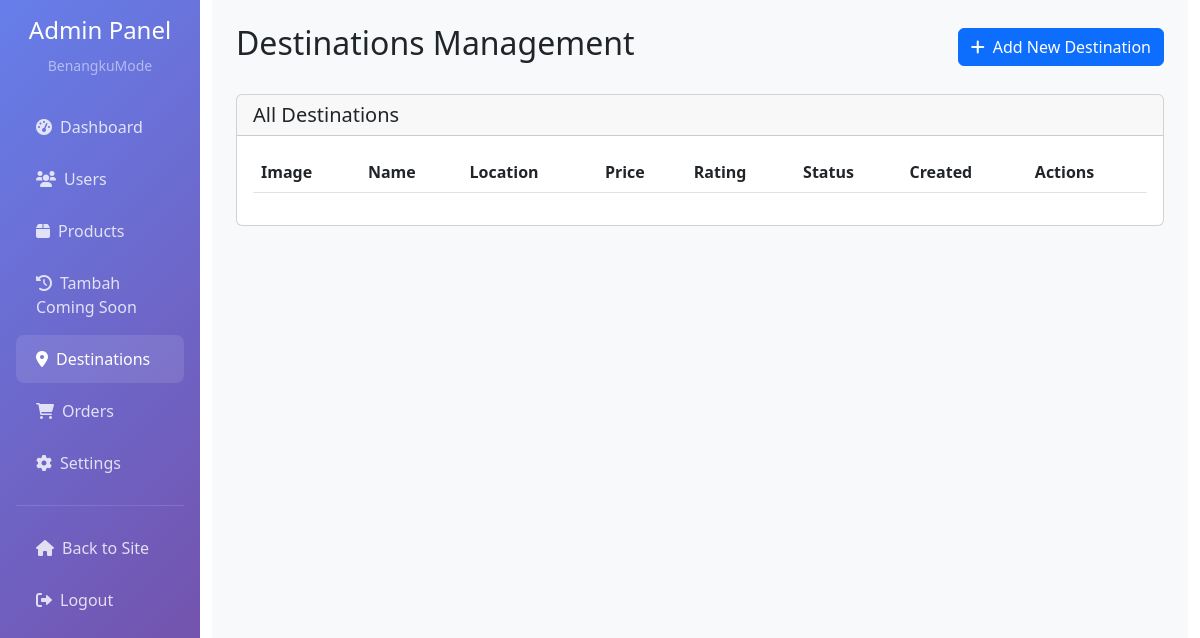
Before: /admin/destinations.php (signed in) with the older database file.
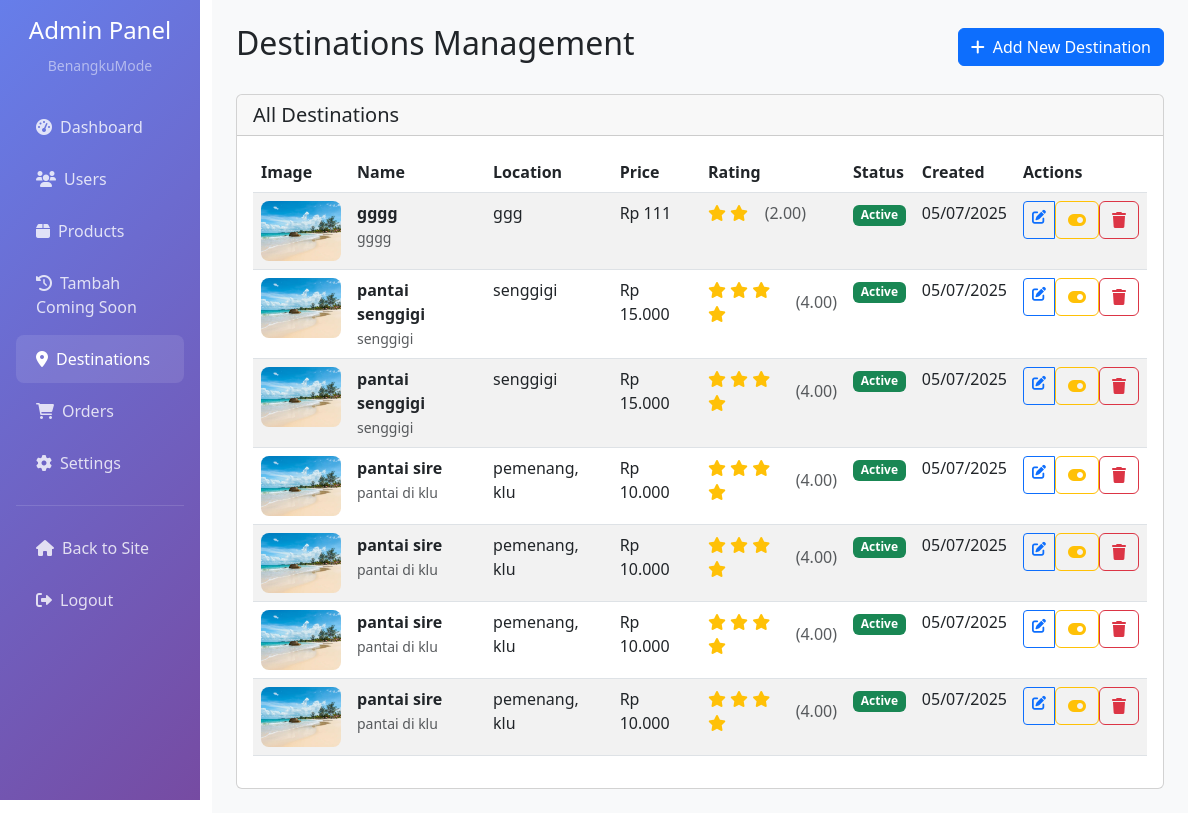
After: the same page with the newer database file.
### tables this page shows
CREATE TABLE `destinations` (
  `id` int(11) NOT NULL,
  `name` varchar(200) NOT NULL,
  `description` text DEFAULT NULL,
  `category_id` int(11) DEFAULT NULL,
  `location` varchar(200) DEFAULT NULL,
  `address` text DEFAULT NULL,
  `latitude` decimal(10,8) DEFAULT NULL,
  `longitude` decimal(11,8) DEFAULT NULL,
  `rating` decimal(3,2) DEFAULT 0.00,
  `review_count` int(11) DEFAULT 0,
  `operating_hours` varchar(100) DEFAULT NULL,
  `ticket_price` varchar(100) DEFAULT NULL,
  `contact` varchar(100) DEFAULT NULL,
  `main_image` varchar(255) DEFAULT NULL,
  `images` longtext DEFAULT NULL CHECK (json_valid(`images`)),
  `features` longtext DEFAULT NULL CHECK (json_valid(`features`)),
  `tips` longtext DEFAULT NULL CHECK (json_valid(`tips`)),
  `facilities` longtext DEFAULT NULL CHECK (json_valid(`facilities`)),
  `is_active` tinyint(1) DEFAULT 1,
  `is_featured` tinyint(1) DEFAULT 0,
  `created_at` timestamp NOT NULL DEFAULT current_timestamp(),
  `updated_at` timestamp NOT NULL DEFAULT current_timestamp() ON UPDATE current_timestamp()
);

### config/database.php (called while the page is built, shortened)
<?php
function formatCurrency($amount) {
    return 'Rp ' . number_format($amount, 0, ',', '.');
}
?>

### admin/destinations.php (the view, shortened to what this page needs)
<?php
require_once '../config/database.php';
$conn = getDbConnection();
$sql = "SELECT * FROM destinations ORDER BY created_at DESC";
$result = mysqli_query($conn, $sql);
?>
<!DOCTYPE html>
<html lang="id">
<head>
    <link href="https://cdn.jsdelivr.net/npm/bootstrap@5.3.0/dist/css/bootstrap.min.css" rel="stylesheet">
    <link href="https://cdnjs.cloudflare.com/ajax/libs/font-awesome/6.0.0/css/all.min.css" rel="stylesheet">
</head>
<body>
    <div class="container-fluid">
        <div class="row">
            <div class="col-md-3 col-lg-2 px-0">
                <div class="sidebar p-3">
                    <div class="text-center mb-4">
                        <h4 class="text-white">Admin Panel</h4>
                        <small class="text-white-50">BenangkuMode</small>
                    </div>
                    <nav class="nav flex-column">
                        <a class="nav-link" href="dashboard.php">
                            <i class="fas fa-tachometer-alt me-2"></i>Dashboard
                        </a>
                        <a class="nav-link" href="users.php">
                            <i class="fas fa-users me-2"></i>Users
                        </a>
                        <a class="nav-link" href="products.php">
                            <i class="fas fa-box me-2"></i>Products
                        </a>
                        <a class="nav-link" href="add_comingsoon.php">
                            <i class="fas fa-clock-rotate-left me-2"></i>Tambah Coming Soon
                        </a>
                        <a class="nav-link active" href="destinations.php">
                            <i class="fas fa-map-marker-alt me-2"></i>Destinations
                        </a>
                        <a class="nav-link" href="orders.php">
                            <i class="fas fa-shopping-cart me-2"></i>Orders
                        </a>
                        <a class="nav-link" href="settings.php">
                            <i class="fas fa-cog me-2"></i>Settings
                        </a>
                        <hr class="text-white-50">
                        <a class="nav-link" href="../index.php">
                            <i class="fas fa-home me-2"></i>Back to Site
                        </a>
                        <a class="nav-link" href="../logout.php">
                            <i class="fas fa-sign-out-alt me-2"></i>Logout
                        </a>
                    </nav>
                </div>
            </div>
            <div class="col-md-9 col-lg-10">
                <div class="main-content p-4">
                    <div class="d-flex justify-content-between align-items-center mb-4">
                        <h2>Destinations Management</h2>
                        <a href="add_destination.php" class="btn btn-primary">
                            <i class="fas fa-plus me-2"></i>Add New Destination
                        </a>
                    </div>
                    <div class="card">
                        <div class="card-header">
                            <h5 class="mb-0">All Destinations</h5>
                        </div>
                        <div class="card-body">
                            <div class="table-responsive">
                                <table class="table table-striped">
                                    <thead>
                                        <tr>
                                            <th>Image</th>
                                            <th>Name</th>
                                            <th>Location</th>
                                            <th>Price</th>
                                            <th>Rating</th>
                                            <th>Status</th>
                                            <th>Created</th>
                                            <th>Actions</th>
                                        </tr>
                                    </thead>
                                    <tbody>
                                        <?php while ($destination = mysqli_fetch_assoc($result)): ?>
                                            <tr>
                                                <td>
                                                    <?php if ($destination['main_image']): ?>
                                                        <img src="../assets/images/destinations/<?php echo htmlspecialchars($destination['main_image']); ?>"
                                                             alt="<?php echo htmlspecialchars($destination['name']); ?>"
                                                             class="destination-image">
                                                    <?php else: ?>
                                                        <div class="destination-image bg-light d-flex align-items-center justify-content-center">
                                                            <i class="fas fa-image text-muted"></i>
                                                        </div>
                                                    <?php endif; ?>
                                                </td>
                                                <td>
                                                    <strong><?php echo htmlspecialchars($destination['name']); ?></strong>
                                                    <br>
                                                    <small class="text-muted"><?php echo htmlspecialchars($destination['description']); ?></small>
                                                </td>
                                                <td><?php echo htmlspecialchars($destination['location']); ?></td>
                                                <td><?php echo formatCurrency($destination['ticket_price']); ?></td>
                                                <td>
                                                    <div class="d-flex align-items-center">
                                                        <span class="text-warning me-1">
                                                            <?php for ($i = 1; $i <= 5; $i++): ?>
                                                                <i class="fas fa-star<?php echo $i <= $destination['rating'] ? '' : '-o'; ?>"></i>
                                                            <?php endfor; ?>
                                                        </span>
                                                        <span class="text-muted">(<?php echo $destination['rating']; ?>)</span>
                                                    </div>
                                                </td>
                                                <td>
                                                    <span class="badge bg-<?php echo $destination['is_active'] ? 'success' : 'secondary'; ?>">
                                                        <?php echo $destination['is_active'] ? 'Active' : 'Inactive'; ?>
                                                    </span>
                                                </td>
                                                <td><?php echo date('d/m/Y', strtotime($destination['created_at'])); ?></td>
                                                <td>
                                                    <div class="btn-group btn-group-sm">
                                                        <a href="edit_destination.php?id=<?php echo $destination['id']; ?>"
                                                           class="btn btn-outline-primary">
                                                            <i class="fas fa-edit"></i>
                                                        </a>
                                                        <form method="POST" style="display: inline;"
                                                              onsubmit="return confirm('Are you sure you want to toggle this destination status?')">
                                                            <button type="submit" class="btn btn-outline-warning">
                                                                <i class="fas fa-toggle-on"></i>
                                                            </button>
                                                        </form>
                                                        <form method="POST" style="display: inline;"
                                                              onsubmit="return confirm('Are you sure you want to delete this destination?')">
                                                            <button type="submit" class="btn btn-outline-danger">
                                                                <i class="fas fa-trash"></i>
                                                            </button>
                                                        </form>
                                                    </div>
                                                </td>
                                            </tr>
                                        <?php endwhile; ?>
                                    </tbody>
                                </table>
                            </div>
                        </div>
                    </div>
                </div>
            </div>
        </div>
    </div>
</body>
</html>

### admin/destinations.php (style rules this page uses)
.sidebar { min-height: 100vh; background: linear-gradient(135deg, #667eea 0%, #764ba2 100%); }
.sidebar .nav-link { color: rgba(255,255,255,0.8); padding: 12px 20px; border-radius: 8px; margin: 2px 0; }
.sidebar .nav-link:hover, .sidebar .nav-link.active { color: white; background: rgba(255,255,255,0.1); }
.main-content { background: #f8f9fa; min-height: 100vh; }
.destination-image { width: 80px; height: 60px; object-fit: cover; border-radius: 8px; }

Changed rows visible on the page:
added destinations: main_image (picture), name "gggg", description "gggg", location "ggg", ticket_price "Rp 111", rating "2.00", is_active "Active", created_at "05/07/2025"
added destinations: main_image (picture), name "pantai senggigi", description "senggigi", location "senggigi", ticket_price "Rp 15.000", rating "4.00", is_active "Active", created_at "05/07/2025"
added destinations: main_image (picture), name "pantai senggigi", description "senggigi", location "senggigi", ticket_price "Rp 15.000", rating "4.00", is_active "Active", created_at "05/07/2025"
added destinations: main_image (picture), name "pantai sire", description "pantai di klu", location "pemenang, klu", ticket_price "Rp 10.000", rating "4.00", is_active "Active", created_at "05/07/2025"
added destinations: main_image (picture), name "pantai sire", description "pantai di klu", location "pemenang, klu", ticket_price "Rp 10.000", rating "4.00", is_active "Active", created_at "05/07/2025"
added destinations: main_image (picture), name "pantai sire", description "pantai di klu", location "pemenang, klu", ticket_price "Rp 10.000", rating "4.00", is_active "Active", created_at "05/07/2025"
added destinations: main_image (picture), name "pantai sire", description "pantai di klu", location "pemenang, klu", ticket_price "Rp 10.000", rating "4.00", is_active "Active", created_at "05/07/2025"
